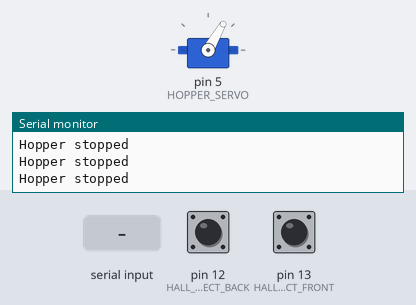
A sketch run on a simulated Arduino Uno, built with avr-gcc and run on an emulated ATmega328P. Shown: servo, the last lines printed to the serial monitor. Inputs (shaded band) come from the test bench; at power-on: pin 12 (HALL_EFFECT_BACK) HIGH, pin 13 (HALL_EFFECT_FRONT) HIGH.

Above: at 1.2 s.
1.3 s: "0\n" received over Serial
At 1.6 s:
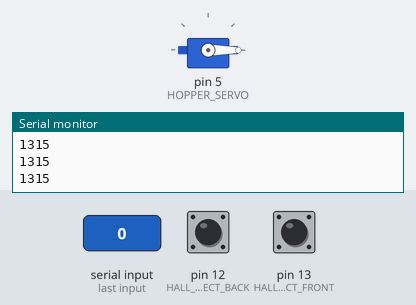
Timing chart, 0 to 4.3 s (numbered marks = the images above; inputs shaded):
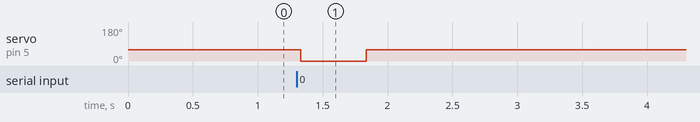

The sketch:

ball_shooter_rotation_test.ino
```cpp
#include <Servo.h>

#define HALL_EFFECT_BACK 12
#define HALL_EFFECT_FRONT 13
#define HOPPER_SERVO 5

Servo hopperServo;

void setup() {

	Serial.begin(9600);

	hopperServo.attach(HOPPER_SERVO);

	pinMode(HALL_EFFECT_BACK, INPUT_PULLUP);
	pinMode(HALL_EFFECT_FRONT, INPUT_PULLUP);

}

bool isHopperMoving = false;
unsigned long timeSinceHopperMove = 0;
void loop() {

	if (Serial.available() > 0) {

		int data = Serial.readStringUntil('\n').toInt();
		if (data == 0) {

			isHopperMoving = true;
			timeSinceHopperMove = millis();
			Serial.println("Hopper moving");

		}

	}

	int hallEffectBackVal = digitalRead(HALL_EFFECT_BACK);
	int hallEffectFrontVal = digitalRead(HALL_EFFECT_FRONT);

	if (isHopperMoving) {

		hopperServo.write(0);
		Serial.println(timeSinceHopperMove);

	} else {

		hopperServo.write(60);

	}

	if ((hallEffectFrontVal == HIGH || hallEffectBackVal == HIGH) &&
		millis() - timeSinceHopperMove > 500) {

		isHopperMoving = false;
		Serial.println("Hopper stopped");

	}

}
```

Measured:
- after the input at 1.3 s, servo on pin 5 (HOPPER_SERVO): 60° → 0° at once, → 60° 0.50 s later
